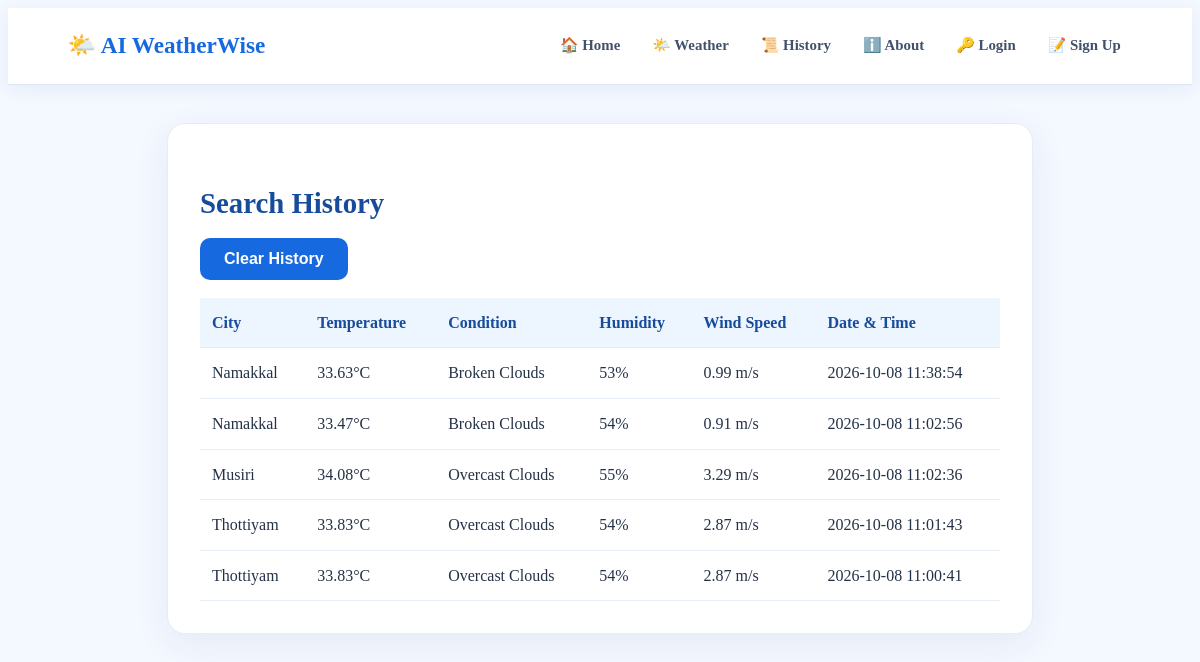
The app's page /history with its own data.
### tables this page shows
CREATE TABLE history (
            id INTEGER PRIMARY KEY AUTOINCREMENT,
            city TEXT NOT NULL,
            temperature REAL,
            weather_condition TEXT,
            humidity INTEGER,
            wind_speed REAL,
            search_time TEXT
        );

### app.py (the view)
@app.route("/history")
def history():
    try:
        records = get_all_history()
    except Exception:
        records = []
    return render_template("history.html", records=records, user=current_user())

### app.py (called while the page is built)
def current_user():
    user_id = session.get("user_id")
    return get_user_by_id(user_id) if user_id else None

### database.py (called while the page is built)
def get_all_history():
    conn = sqlite3.connect(DB_NAME)
    cursor = conn.cursor()
    cursor.execute("SELECT city, temperature, weather_condition, humidity, wind_speed, search_time FROM history ORDER BY id DESC")
    rows = cursor.fetchall()
    conn.close()
    return rows

### templates/history.html (shortened to what this page needs)
<!DOCTYPE html>
<html lang="en">
<head>
<link rel="stylesheet" href="{{ url_for('static', filename='style.css') }}">
</head>
<body>
    <nav class="navbar">
        <div class="logo">🌤️ AI WeatherWise</div>
        <div class="nav-links">
            <a href="{{ url_for('home') }}">🏠 Home</a>
            <a href="{{ url_for('weather') }}">🌤️ Weather</a>
            <a href="{{ url_for('history') }}">📜 History</a>
            <a href="{{ url_for('about') }}">ℹ️ About</a>
            {% if user %}
            <a href="{{ url_for('logout') }}">🚪 Logout ({{ user.name }})</a>
            {% else %}
            <a href="{{ url_for('login') }}">🔑 Login</a>
            <a href="{{ url_for('signup') }}">📝 Sign Up</a>
            {% endif %}
        </div>
    </nav>
    <div class="container">
        <h2>Search History</h2>
        {% if records %}
        <form method="POST" action="{{ url_for('clear_history_route') }}">
            <button type="submit" class="btn-clear">Clear History</button>
        </form>
        <table class="history-table">
            <thead>
                <tr>
                    <th>City</th><th>Temperature</th><th>Condition</th>
                    <th>Humidity</th><th>Wind Speed</th><th>Date & Time</th>
                </tr>
            </thead>
            <tbody>
                {% for record in records %}
                <tr>
                    <td>{{ record[0] }}</td>
                    <td>{{ record[1] }}°C</td>
                    <td>{{ record[2] }}</td>
                    <td>{{ record[3] }}%</td>
                    <td>{{ record[4] }} m/s</td>
                    <td>{{ record[5] }}</td>
                </tr>
                {% endfor %}
            </tbody>
        </table>
        {% else %}
        <p class="no-history">No search history yet. Go to Weather Dashboard and search a city!</p>
        {% endif %}
    </div>
</body>
</html>

### static/style.css (style rules this page uses)
:root { --primary: #1769e0; --primary-dark: #104bb0; --light-blue: #eaf3ff; --white: #ffffff; --text: #243247; --muted: #718096; --border: #dce6f2; --success: #16834a; }
body { min-height: 100vh; background: #f4f8ff; color: var(--text); line-height: 1.6; }
.navbar { display: flex; justify-content: space-between; align-items: center; gap: 18px; flex-wrap: wrap; padding: 17px 5%; background: var(--white); border-bottom: 1px solid var(--border); box-shadow: 0 4px 18px rgba(25, 75, 140, 0.07); }
.logo { font-size: 1.45rem; font-weight: 800; color: var(--primary); white-space: nowrap; }
.nav-links { display: flex; flex-wrap: wrap; align-items: center; gap: 8px; }
.nav-links a { text-decoration: none; color: #42516a; font-size: 0.93rem; font-weight: 600; padding: 9px 12px; border-radius: 9px; transition: 0.25s ease; }
.container { width: calc(100% - 32px); max-width: 800px; margin: 38px auto; padding: 32px; background: var(--white); border: 1px solid #e6edf7; border-radius: 18px; box-shadow: 0 10px 35px rgba(35, 80, 145, 0.08); }
.container h2 { margin-bottom: 12px; color: #174b9b; font-size: 1.8rem; }
.btn, .btn-clear, .search-form button { display: inline-block; padding: 12px 24px; background: var(--primary); color: var(--white); border: none; border-radius: 10px; text-decoration: none; font-size: 1rem; font-weight: 700; cursor: pointer; transition: background 0.25s, transform 0.2s; }
.history-table { width: 100%; border-collapse: collapse; margin-top: 18px; background: var(--white); }
.history-table th, .history-table td { padding: 12px; border-bottom: 1px solid #e6edf7; text-align: left; }
.history-table th { background: #edf5ff; color: #174b9b; }

### records on screen
history: city "Namakkal", temperature "33.63", weather_condition "Broken Clouds", humidity "53", wind_speed "0.99", search_time "2026-10-08 11:38:54"
history: city "Namakkal", temperature "33.47", weather_condition "Broken Clouds", humidity "54", wind_speed "0.91", search_time "2026-10-08 11:02:56"
history: city "Musiri", temperature "34.08", weather_condition "Overcast Clouds", humidity "55", wind_speed "3.29", search_time "2026-10-08 11:02:36"
history: city "Thottiyam", temperature "33.83", weather_condition "Overcast Clouds", humidity "54", wind_speed "2.87", search_time "2026-10-08 11:01:43"
history: city "Thottiyam", temperature "33.83", weather_condition "Overcast Clouds", humidity "54", wind_speed "2.87", search_time "2026-10-08 11:00:41"
